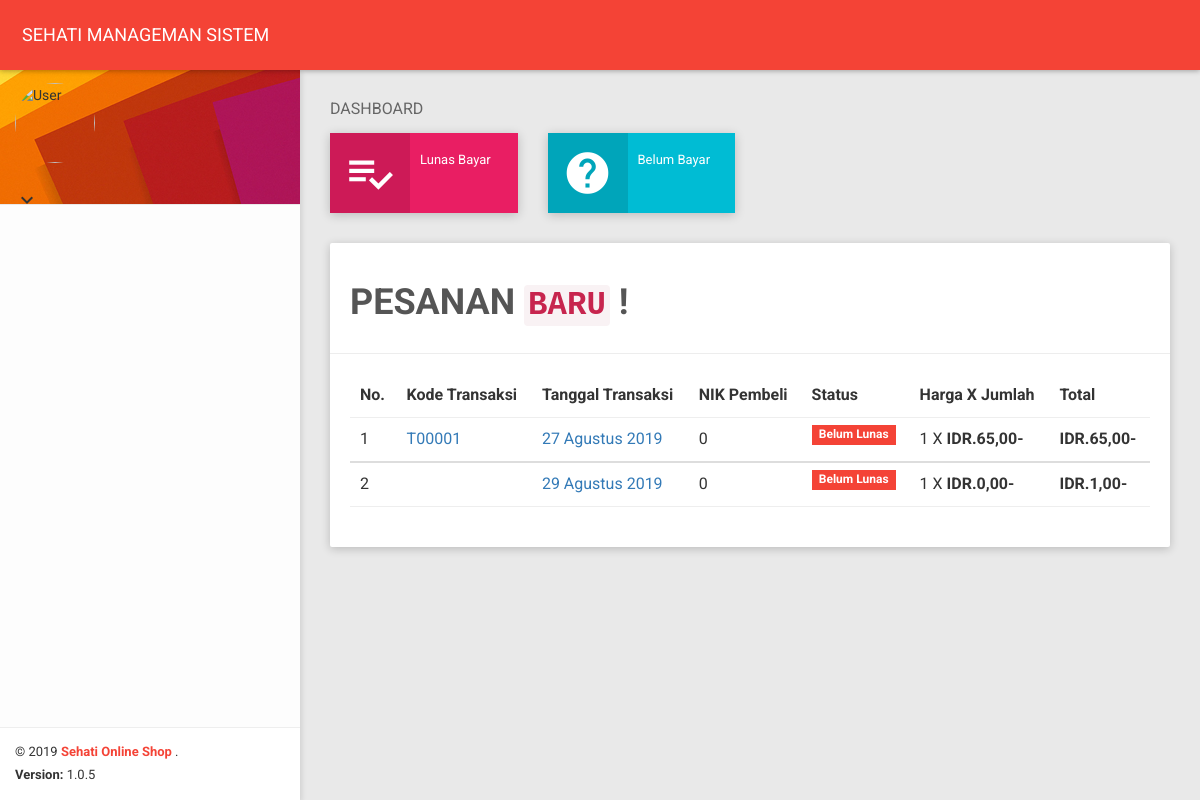
Before: /panel_member/index.php (signed in) with the older database file.
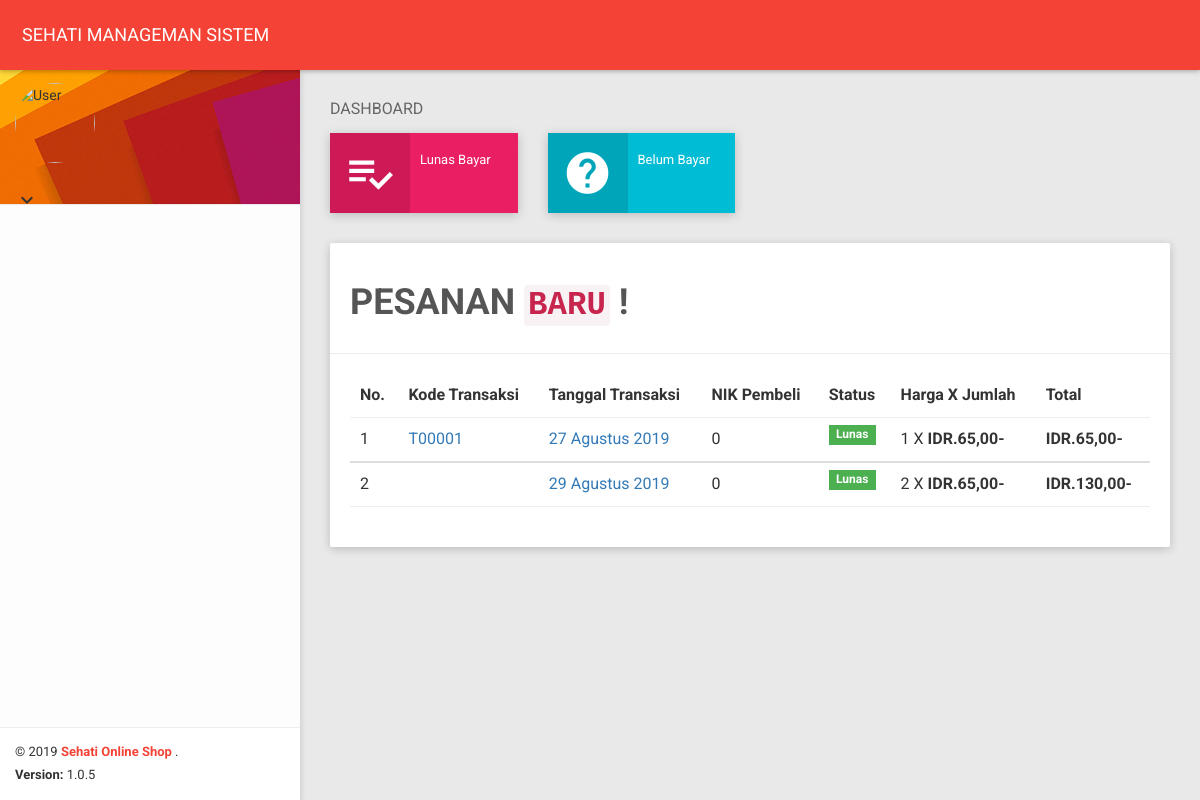
After: the same page with the newer database file.
### tables this page shows
CREATE TABLE `invoice` (
  `kd_transaksi` char(11) NOT NULL,
  `kd_invoice` int(11) NOT NULL,
  `nik` int(11) NOT NULL,
  `tgl` date DEFAULT NULL,
  `kd_produk` char(30) DEFAULT NULL,
  `totalbyar` char(20) DEFAULT NULL,
  `status` char(10) DEFAULT NULL,
  `quantity` char(30) DEFAULT NULL,
  `harga` char(12) DEFAULT NULL,
  `ongkir` varchar(11) DEFAULT NULL
);

### panel_member/index.php (the view, shortened to what this page needs)
<?php include 'header.php';
$nik = $_GET['nik'];
?>
   <section class="content">
        <div class="container-fluid">
            <div class="block-header">
                <h2>DASHBOARD</h2>
            </div>
            <div class="row clearfix">
                <div class="col-lg-3 col-md-3 col-sm-6 col-xs-12">
                    <div class="info-box bg-pink hover-expand-effect">
                        <div class="icon">
                            <i class="material-icons">playlist_add_check</i>
                        </div>
                        <div class="content">
                            <div class="text">Lunas Bayar</div>
                        </div>
                    </div>
                </div>
                <div class="col-lg-3 col-md-3 col-sm-6 col-xs-12">
                    <div class="info-box bg-cyan hover-expand-effect">
                        <div class="icon">
                            <i class="material-icons">help</i>
                        </div>
                        <div class="content">
                            <div class="text">Belum Bayar</div>
                        </div>
                    </div>
                </div>
            </div>
            <div class="row clearfix">
                <div class="col-xs-12 col-sm-12 col-md-12 col-lg-12">
                    <div class="card">
                        <div class="header">
                            <h1>PESANAN <code>BARU</code> !</h1>
                        </div>
                        <div class="body">
                            <div class="table-responsive">
                                <table class="table table-hover dashboard-task-infos">
                                    <thead>
                                    <tr>
                                        <th>No.</th>
                                        <th>Kode Transaksi</th>
                                        <th>Tanggal Transaksi</th>
                                        <th>NIK Pembeli</th>
                                        <th>Status</th>
                                        <th>Harga X Jumlah</th>
                                        <th>Total</th>
                                    </tr>
                                    </thead>
                                    <?php
                                    $sqlinvoice = mysqli_query($koneksi, "SELECT * FROM invoice where nik='$nik'");
                                    $no=1;
                                    while($rowsinvoice=mysqli_fetch_object($sqlinvoice))
                                    {
                                        ?>
                                        <tbody>
                                        <tr>
                                            <td><?php echo $no?></td>
                                            <td><a><?php echo $rowsinvoice->kd_transaksi?></a></td>
                                            <td><a><?php echo konversi_tanggal($rowsinvoice->tgl);?></a></td>
                                            <td><?php echo $rowsinvoice->nik?></td>
                                            <td><?php  if (($rowsinvoice->status) ==1) {
                                                    echo  '<span class="label bg-green">Lunas</span>';
                                                } else {
                                                    echo '<span class="label bg-red">Belum Lunas</span>';
                                                }?>
                                            </td>
                                            <td><?php echo $rowsinvoice->quantity.' X '.format_rupiah($rowsinvoice->harga)?></td>
                                            <td><?php echo format_rupiah($rowsinvoice->totalbyar)?></td>
                                        </tr>
                                        </tbody>
                                        <?php
                                        $no++;
                                    }
                                    ?>
                                </table>
                            </div>
                        </div>
                    </div>
                </div>
            </div>
        </div>
    </section>
</body>
</html>

### panel_member/header.php (shortened to what this page needs)
<?php
include '../aksinya/fungsi.php';
include '../aksinya/koneksi.php';
?>
<html>
<head>
    <link href="plugins/bootstrap/css/bootstrap.css" rel="stylesheet">
    <link href="plugins/node-waves/waves.css" rel="stylesheet" />
    <link href="plugins/animate-css/animate.css" rel="stylesheet" />
    <link href="plugins/morrisjs/morris.css" rel="stylesheet" />
    <link href="css/style.css" rel="stylesheet">
    <link href="css/themes/all-themes.css" rel="stylesheet" />
    <link href="plugins/bootstrap-colorpicker/css/bootstrap-colorpicker.css" rel="stylesheet" />
    <link href="plugins/dropzone/dropzone.css" rel="stylesheet">
    <link href="plugins/multi-select/css/multi-select.css" rel="stylesheet">
    <link href="plugins/jquery-spinner/css/bootstrap-spinner.css" rel="stylesheet">
    <link href="plugins/bootstrap-tagsinput/bootstrap-tagsinput.css" rel="stylesheet">
    <link href="plugins/bootstrap-select/css/bootstrap-select.css" rel="stylesheet" />
    <link href="plugins/nouislider/nouislider.min.css" rel="stylesheet" />
</head>
<body class="theme-red">
    <nav class="navbar">
        <div class="container-fluid">
            <div class="navbar-header">
                <a class="navbar-brand" href="index.html">SEHATI MANAGEMAN SISTEM</a>
            </div>
            <div class="collapse navbar-collapse" id="navbar-collapse">
            </div>
        </div>
    </nav>
    <section>
        <aside id="leftsidebar" class="sidebar">
            <div class="user-info"><?php
                $nik = $_GET['nik'];
                $nama = mysqli_query($koneksi, "select * from member where nik='$nik'");
                $tampilkan=mysqli_fetch_object($nama);
                ?>
                <div class="image">
                    <img src="images/<?php echo $tampilkan->fotomember;
                    ?>" width="80" height="80" alt="User" /><br/>
                </div>
                <div class="info-container">
                        <i class="material-icons" data-toggle="dropdown" aria-haspopup="true" aria-expanded="true">keyboard_arrow_down</i>
                    </div>
                </div>
            <div class="menu">
            </div>
            <div class="legal">
                <div class="copyright">
                    &copy; 2019 <a href="javascript:void(0);">
                        Sehati Online Shop
                        </a>.
                </div>
                <div class="version">
                    <b>Version: </b> 1.0.5
</div>
            </div>
        </aside>
    </section>

### aksinya/fungsi.php (shortened to what this page needs)
<?php
function format_rupiah($rp) {
    $hasil = "<b>IDR." . number_format($rp, 0, "", ".") . ",00-</b>";
    return $hasil;
}
function konversi_bulan($bln) {
    switch($bln) {
        case "8" :
        case "08" :
            $bulan = "Agustus";
            break;
    }
    return $bulan;
}
function konversi_tanggal($time) {
    list($thn, $bln, $tanggal) = explode('-', $time);
    $tmp = $tanggal . " " . konversi_bulan($bln) . " " . $thn;
    return $tmp;
}
?>

### panel_member/css/themes/all-themes.css (style rules this page uses)
.theme-red .navbar-brand { color: #fff; }
.theme-red .sidebar .legal { background-color: #fff; }
.theme-red .sidebar .legal .copyright a { color: #F44336 !important; }

Changed rows visible on the page:
changed invoice "27 Agustus 2019": status "Belum Lunas" → "Lunas"
changed invoice "29 Agustus 2019": quantity "1" → "2"; harga "0 1" → "65 130"; status "Belum Lunas" → "Lunas"
